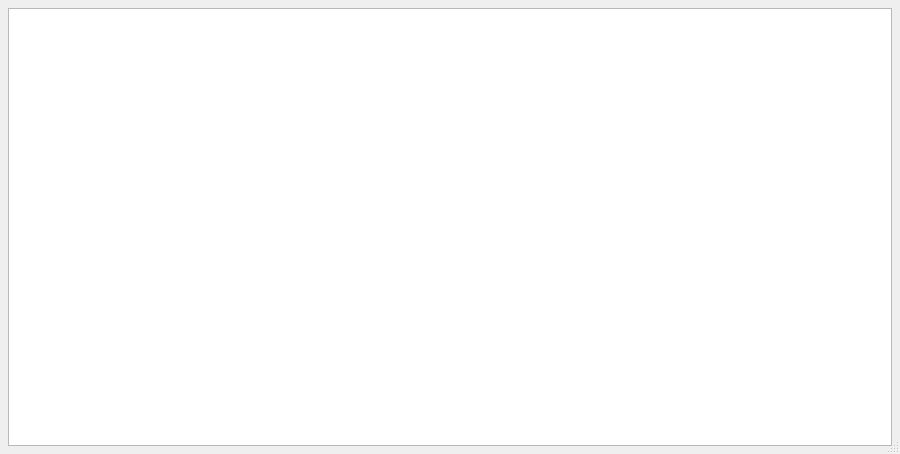
<?xml version="1.0" encoding="UTF-8"?>
<ui version="4.0">
 <author>John Wasinger</author>
 <class>Ui::ViewTextDialog</class>
 <widget class="QDialog" name="Ui::ViewTextDialog">
  <property name="geometry">
   <rect>
    <x>0</x>
    <y>0</y>
    <width>900</width>
    <height>454</height>
   </rect>
  </property>
  <property name="windowTitle">
   <string>Calibration File Viewer</string>
  </property>
  <property name="sizeGripEnabled">
   <bool>true</bool>
  </property>
  <property name="modal">
   <bool>false</bool>
  </property>
  <layout class="QVBoxLayout">
   <item>
    <widget class="QTextEdit" name="textView"/>
   </item>
  </layout>
 </widget>
 <layoutdefault spacing="6" margin="8"/>
 <pixmapfunction>qPixmapFromMimeSource</pixmapfunction>
 <resources/>
 <connections/>
</ui>
